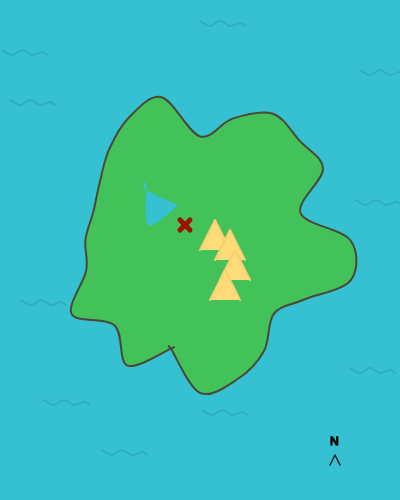
Frame 1 (no input)
Frame 60 (no input): identical to frame 1, image omitted
Frame 120 (the mouse pressed at the canvas centre since frame 60): identical to frame 1, image omitted

The p5.js sketch that drew this single still picture (run headless with seeded random() and noise() and a simulated clock; from frame 60 on, the mouse is pressed at the canvas centre):

// p5.js sketch
// ── sketch.js
//Treasure Map
//Creative Coding
//Laura Kurtzberg

//Colors
//Blue ocean rgb(53, 193, 209)
//Muted Blue waves rgb(47, 174, 189)
//Sand Land rgb(255, 219, 121)
//Green Land rgb(66, 194, 88)
//Red X rgb(156, 18, 0)

//Code used from Procesing reference Curves tutorial to create curves,
//and inspiration drawn from http://abandonedart.org/works/267_shmoo/schmoo2.pde
//from zenbullets.com

var radius = 100;
var centX = 200;
var centY = 240;

function setup()
{
  createCanvas(400, 500);
  background(color(53, 193, 209));
  smooth();
  
  strokeWeight(2);
  strokeJoin(ROUND);
  
  function island() {
    myisland = beginShape();
  
    var initialx = 150;
    var initialy = 300;
 
    myisland.fill(66, 194, 88);
    myisland.stroke(74, 73, 56);
  
    for (var ang = 90; ang <= 450; ang += 15) {
      var rad = radians(ang);
      var radVariance = random(60);
      var thisRadius = radius + radVariance;
      var x = 0;
      var x1 = 0;
      var y = 0;
      var y1 = 0;
      if (ang % 2 === 0){
        x1 = centX + (thisRadius * cos(rad));
        y1 = centY + (thisRadius * sin(rad));
        myisland.curveVertex(x1,y1);
      }
      else {
        x = centX + (thisRadius * cos(rad));
        y = centY + (thisRadius * sin(rad));
        myisland.curveVertex(x,y);
      }
      
      if (ang == 105) {
        initialx = x;
        initialy = y;
  
        myisland.curveVertex(initialx, initialy);
        myisland.curveVertex(initialx, initialy);
      }
    }
    myisland.curveVertex(initialx, initialy);
    myisland.curveVertex(initialx, initialy);
  
    myisland.endShape();
  }

  island(0, 0);

  
  //Arrow to point North
  function arrow(x, y) {
  myarrow = beginShape();
    myarrow.noFill();
    myarrow.stroke(30, 30, 30);
    myarrow.strokeWeight(1.5);
    strokeJoin(ROUND);
    myarrow.vertex(x + 30, y + 15);
    myarrow.vertex(x + 35, y + 5);
    myarrow.vertex(x + 40, y + 15);
    myarrow.endShape();
  }
  
  arrow(300, 450);
   
  //shape(arrow, 300, 450);
  fill(0, 0, 0);
  text("N", 330, 445); //Adds the N for North
  
  function waves(x, y) {
  mywaves = beginShape();
    mywaves.noFill();
    mywaves.stroke(color(47, 174, 189));
    mywaves.strokeWeight(2);
    mywaves.curveVertex(x + 0, y + 0);
    mywaves.curveVertex(x + 0, y +  0);
    mywaves.curveVertex(x + 10, y + 5);
    mywaves.curveVertex(x + 20, y + 0);
    mywaves.curveVertex(x + 30, y + 5);
    mywaves.curveVertex(x + 40, y + 2);
    mywaves.curveVertex(x + 45, y + 5);
    mywaves.curveVertex(x + 45, y + 5);
    mywaves.endShape();
  }
  
  //Many waves in the sea
  waves(356, 200);
 
  waves(10, 100);
 
  waves(2, 50);

  waves(44, 400);
 
  waves(21, 300);

  waves(200, 21);

  waves(360, 70);

  waves(10, 100);
 
  waves(102, 450);

  waves(202, 410);
 
  waves(350, 368);

  
  noStroke();
  fill(53, 193, 209);
  function lake(x, y) {
  var mylake = beginShape();
    mylake.curveVertex(x + 50, y + 50); 
    mylake.curveVertex(x + 50, y + 50); 
    mylake.curveVertex(x + random(10,50), y + random(10,40));
    mylake.curveVertex(x + random(20), y + random(20,40));
    mylake.curveVertex(x + 20, y + 70);
    mylake.curveVertex(x + 50, y + 50);
    mylake.curveVertex(x + 50, y + 50);
    mylake.endShape();
  }
  
  lake(random(110, 150), random(100, 200)); //The lake is randomly placed
  
  fill(255, 219, 121);
  stroke(245, 209, 111);
  //Mountains
  function mountains(x, y) {
  var mount = beginShape();
     mount.vertex(x + 30, y + 30);
     mount.vertex(x + 45, y + 0);
     mount.vertex(x + 60, y + 30);
     mount.endShape();
  }
  mountains(170, 220);
  mountains(185, 230);
  mountains(190, 250);
  mountains(180, 270);
  
  var xPos = 1;
  var yPos = 1;
  
  //X marks the spot
  noFill();
  stroke(156, 18, 0);
  strokeWeight(5);
  
  beginShape();
  vertex(centX - 10,centY - 10);
  vertex(centX - 20,centY - 20);
  vertex(centX - 20,centY - 20);
  endShape();
    
  beginShape();
  vertex(centX - 20, centY - 10);
  vertex(centX - 10,centY - 20);
  vertex(centX - 10,centY - 20);
  endShape();
}

function draw() {
  //The island shape is a semi-randomly shaped island

}
